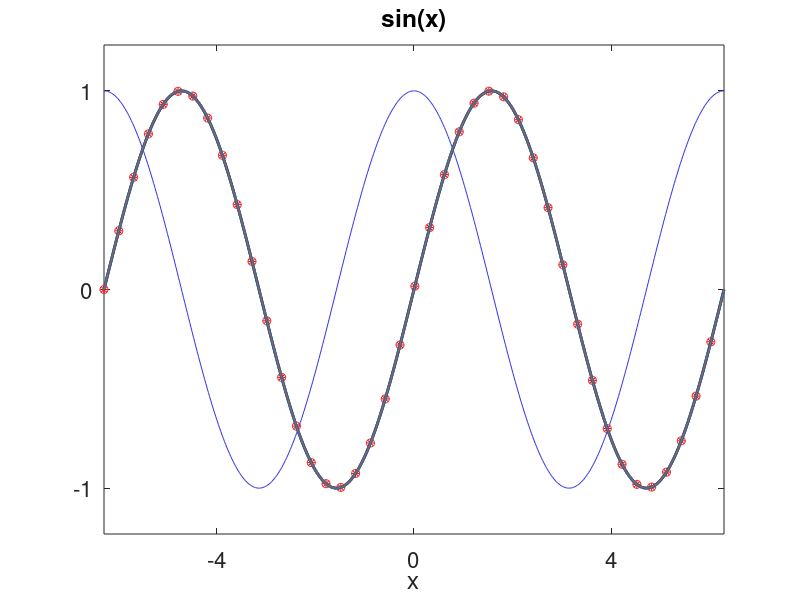

This chart was generated by the following MATLAB code: (Note: this script raises an error after producing the figure.)
clear
f1=ezplot('sin(x)')
set(f1,'color',[0.2 0.9 0.2])% установка цвета в формате RGB
hold on
f2=ezplot('cos(x)')
set(f2,'color',[0.2 0.2 0.9])
title('sin(x) & cos(x)')
%%
%Задание 2. Опорные точки на графике
clear
f1=ezplot('sin(x)')
set(f1,'color',[0.2 0.2 0.9])
hold on
x=[-2*pi:0.3:2*pi]
y=sin(x)
f2=plot(x,y,'r*')
title('sin(x)')

%%
%Задание 3. Установка типа точек с помощью set
clear
f1=ezplot('sin(x)')
set(f1,'color',[0.2 0.2 0.9])
hold on
x=[-2*pi:0.3:2*pi]
y=sin(x)
f2=plot(x,y, '*')
set(f2,'color',[0.9 0.2 0.2], 'Marker','o')
title('sin(x)')

%%
%Задание 4. Установка толщины линии с помощью set
clear
f1=ezplot('sin(x)')
set(f1,'LineWidth',2)
title('sin(x)')

%%
%Задание 5. Установка размера шрифта, толщины осевых линий
clear
f=ezplot('sin(x)')
set(gca, 'FontSize', 16, 'LineWidth',0.7)
set(f,'LineWidth',2)
title('Function sin(x)')

%%
%Задание 6. Установка параметров осей с помощью set
clear
hAxes = gca;
f1=ezplot('sin(x)')
set(f1,'LineWidth',2)
title('sin(x)')
set(gca,'Color',[0.9,0.9,0.9])
set( hAxes, 'xtick', [ -4, 0, 4 ], 'ytick', [ -1, 0, 1 ])

%%
%{
Задание 7. Интерактивное добавление текста на графике
Команда gtext позволяет добавить заданный текст в графическое окно
посредством щелчка мыши в нужной точке. 
%}
clear
f1=ezplot('sin(x)')
gtext('Лабораторная работа №3. Задание #7')

%%
%Задание 8. Команда stem проводит вертикальные линии от оси ox до значений
clear
figure
x = 0:30;
y = [1.5*cos(x);4*exp(-.1*x).*cos(x);exp(.05*x).*cos(x)]';
h = stem(x,y);
set(h,{'Marker'},...
 {'o';'square';'*'})

%%
%Задание 9. Вывод на экран свойств графического окна
clc
clear
get(gca)

%%
%Задание 10. Изменение графиков с помощью панели инструментов окна Figure
%Постройте график
clear
f1=ezplot('sin(x)');

%%
%{
Задание 11. Извлечение численных данных из файла fig
Постройте график sin(x), сохраните как graph.fig (любой файл fig), то из него можно
получить вектора XData и YData, по которым возможно заново построить график.
%}
clear
f1=ezplot('sin(x)');
% загружаем в указатель hfig
hfig = hgload('graph.fig');
%у него в потомках axes (если axes один)
haxe=get(hfig,'Children');
%у haxe в потомках линия (если график линия и она одна)
hline=get(haxe,'Children');
%у hline данные, по которым линия построена,
x=get(hline,'XData');
y=get(hline,'YData');
figure(112)
plot(x,y)
title('Восстановленный из fig')

%%
%Задание 12. Извлечение численных данных из файла fig и сохранение в
%текстовый файл.
% загружаем в указатель hfig
hfig = hgload('graph.fig')
%у него в потомках axes (если axes один)
haxe=get(hfig,'Children')
%у haxe в потомках линия (если график линия и она одна)
hline=get(haxe,'Children')
%у hline данные, по которым линия построена,
x=get(hline,'XData')
y=get(hline,'YData')
dlmwrite('xdata.txt',x)
dlmwrite('ydata.txt',y)

%%
%Задание 13. Чтение из текстового файла и запись в переменные MatLab и
%построение графика по этим данным
clear
clc
figure
x=load('xdata.txt')
y=load('ydata.txt')
plot(x,y)
title('График, построенный по данным, считанным из текстовых файлов')

%%
%{
Задание 14. Построим график функции z = x * exp(-x2 - y2) в трехмерном
пространстве.
MESHGRID - формирование двумерных массивов X и Y
PLOT3 - построение линий и точек в трехмерном пространстве 
%}
clear
clc
figure
[ X, Y ] = meshgrid([ -2 : 0.1 : 2 ]);
Z = X .* exp(- X .^ 2 - Y .^ 2);
plot3(X, Y, Z)

%%
%{
Задание 15. Построим трехмерную поверхность функции z = x * exp(-x2 - y2),
отобразим шкалу.
SURFL - затененная поверхность с подсветкой
COLORBAR - шкала палитры
%}
[ X, Y ] = meshgrid([ -2 : 0.1 : 2 ]);
Z = X.*exp(- X .^ 2 - Y .^ 2);
surf(X, Y, Z)
cbar = matlab.graphics.illustration.ColorBar;

%%
%Задание 16. Построим изображение функции peaks, используя подсветку
[X, Y] = meshgrid(-3 : 1/8 : 3);
Z = peaks(X, Y);
surfl(X, Y, Z)
shading interp

%%
%Задание 17. Изучите справку по следующим функциям.
%Придумайте и выполните по одному примеру для каждой функции.
%%
%столбцовые диаграммы
clear
x = 2010:1:2020;
y = [105 125 131 150 179 189 203 210 226 249 266];
bar(x,y, 'm')

%%
%строит график функции y 
% в зависимости от x с указанием интервала погрешности
clear
x = 1 : 10;
y = sin(x);
z = cos(y);
errorbar(x, y, z, 'k-.')

%%
%количество элементов массива y, 
%значения которых попадают в заданный интервал (гистограмма)
clear
x = -10 : 0.01 : 10;
y = randn(1000,1);
histogram(y, x)

%%
%выводит график элементов одномерного массива y в виде вертикальных линий
clear
figure;
Y = linspace(-2*pi,2*pi,50);
stem(Y)

%%
%ступенчатый график
clear
t = 0 : 0.25 : 10;
stairs(t, cosh(t))

%%
%подсчитывают и отображают на графике 
% количество угловых элементов в массиве
clear
wdir = [30 90 60 45 360 335 360 270 335 270 335 300];
wdir = wdir * pi/90;
rose(wdir)

%%
%функция компаса (x, y) рисует векторный граф стрелок, 
% составленный из (x, y) из начала координат
clear
x=5:10
y=10:15
compass(x,y,'--m')

%%
%выводит график комплексных элементов 
%одномерного массива z в виде векторов-стрелок
clear
t = 0 : 0.05 : 10;
s = 0.05 + i;
z = exp(s * t);
feather(z)

%%
%формирует и выводит на экран поле градиентов функции 
% в виде стрелок для каждой пары элементов массивов X и Y
clear
x = -2:.2:2;
y = -1:.2:1;
[X, Y] = meshgrid(x, y);
z = sin(-X.^2 - Y.^2);
[dx, dy] = gradient(z, .2, .2);
quiver(X, Y, dx, dy, 'filled')

%%
%строит график зависимости y(х) 
% постепенно во времени в виде траектории кометы
clear
t = 0:0.01:100;
x = exp(5*t);
y = sin(4*t).*cos(2*t);
comet(x,y)

%%
%закрашивает многоугольник, заданный одномерными массивами x, y
t = -2:.2:2;
x = sin(t);
y = cos(t);
fill(x, y, 'b')

%%
%движение точки по пространственной траектории 
t = -10*pi:pi/100:10*pi;
p = 0.015;
comet3(sin(6*t), cos(2*t), t, p)

%%
%сечения функции от трех переменных
x = -2 : .2 : 2;
y = -2 : .25 : 2;
z = -2 : .16 : 2;
[X, Y, Z] = meshgrid(x, y, z);
V = X.*(X .^2 + Y .^2 - Z .^2 - 1);
slice(x, y, z, V, [2], [2], [-1.2 -0.8 0.0 0.8 1.2])

%%
%трехмерная поверхность 
[X,Y,Z] = peaks(100);
Z = sin(X) + cos(Y);
waterfall(X,Y,Z)

%%
%закраска многоугольника в трехмерном пространстве
clear
X = [1 1; 1 2; 1 1];
Y = [2 1; 1 0; 0 0];
Z = [1 3; 1 0; 1 9];
fill3(X, Y, Z, 'b')

%%
%{
Задание 18. Найдите в Интернете или придумайте самостоятельно функции,
графики которых (2d и 3d) красивые и необычные. Выполните для этих функций
задания 2,4,6,7, 14-16.
%}
clear
f1 = ezsurf('sqrt(x.*x+y.*y)+3*cos(sqrt(x.*x+y.*y))+5')
set(f1,'LineWidth',1.5)
hAxes = gca;
set( hAxes, 'xtick', [ -5, 0, 5 ], 'ytick', [ -5, 0, 5 ], 'ztick', [ -10, 0, 10 ])
%%
figure
[ X, Y ] = meshgrid([ -10 : 0.1 : 10 ]);
Z = sqrt(X.*X+Y.*Y)+3*cos(sqrt(X.*X+Y.*Y))+5;
plot3(X, Y, Z)
%%
figure
[ X, Y ] = meshgrid([ -10 : 0.1 : 10 ]);
Z = sqrt(X.*X+Y.*Y)+3*cos(sqrt(X.*X+Y.*Y))+5;
surf(X, Y, Z)
colorbar

Z = peaks(X, Y);
surfl(X, Y, Z)
shading interp
%%
clear
hAxes = gca;
f1=ezplot('(sin(x.*(sin(x))).*sqrt(x))/cos(x)')
set(f1,'color', [0.5 0.8 0.6])
hold on
x = [-2*pi:0.3:2*pi]
y = (sin(x.*(sin(x))).*sqrt(x))/cos(x)
f2 = plot(x,y,'k*')
set(f1,'LineWidth',5)
set(gca,'Color',[0.9,0.9,0.9])
set( hAxes, 'xtick', [ -3, 0, 3 ], 'ytick', [ -1, 0, 1 ])
gtext('Лабораторная работа №3. Задание #18')
